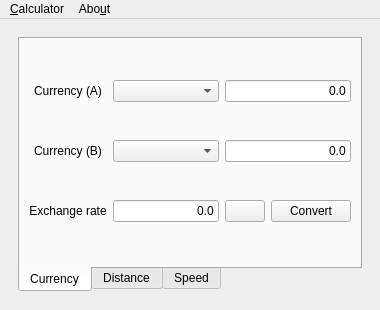
<?xml version="1.0" encoding="UTF-8"?>
<ui version="4.0">
 <class>MainWindow</class>
 <widget class="QMainWindow" name="MainWindow">
  <property name="geometry">
   <rect>
    <x>0</x>
    <y>0</y>
    <width>380</width>
    <height>310</height>
   </rect>
  </property>
  <property name="windowTitle">
   <string>Calculator</string>
  </property>
  <property name="windowIcon">
   <iconset>
    <normaloff>img/calculator.png</normaloff>img/calculator.png</iconset>
  </property>
  <widget class="QWidget" name="centralwidget">
   <property name="minimumSize">
    <size>
     <width>380</width>
     <height>280</height>
    </size>
   </property>
   <layout class="QVBoxLayout" name="verticalLayout">
    <item>
     <widget class="QStackedWidget" name="stackedWidget">
      <property name="currentIndex">
       <number>1</number>
      </property>
      <widget class="QWidget" name="calc_page">
       <layout class="QVBoxLayout" name="verticalLayout_3">
        <item>
         <layout class="QVBoxLayout" name="verticalLayout_2" stretch="1,1">
          <property name="sizeConstraint">
           <enum>QLayout::SetDefaultConstraint</enum>
          </property>
          <item>
           <widget class="QLineEdit" name="le_calc_in">
            <property name="font">
             <font>
              <pointsize>14</pointsize>
             </font>
            </property>
            <property name="inputMask">
             <string/>
            </property>
            <property name="alignment">
             <set>Qt::AlignRight|Qt::AlignTrailing|Qt::AlignVCenter</set>
            </property>
            <property name="clearButtonEnabled">
             <bool>false</bool>
            </property>
           </widget>
          </item>
          <item>
           <layout class="QGridLayout" name="gridLayout" rowstretch="1,1,1,1,1" columnstretch="1,1,1,1">
            <item row="0" column="2">
             <widget class="QPushButton" name="btn_mult">
              <property name="font">
               <font>
                <pointsize>11</pointsize>
               </font>
              </property>
              <property name="text">
               <string>*</string>
              </property>
              <property name="shortcut">
               <string>*</string>
              </property>
             </widget>
            </item>
            <item row="1" column="3">
             <widget class="QPushButton" name="btn_add">
              <property name="font">
               <font>
                <pointsize>11</pointsize>
               </font>
              </property>
              <property name="text">
               <string>+</string>
              </property>
              <property name="shortcut">
               <string>+</string>
              </property>
             </widget>
            </item>
            <item row="3" column="2">
             <widget class="QPushButton" name="btn_three">
              <property name="font">
               <font>
                <pointsize>11</pointsize>
               </font>
              </property>
              <property name="text">
               <string>3</string>
              </property>
              <property name="shortcut">
               <string>3</string>
              </property>
             </widget>
            </item>
            <item row="4" column="0">
             <widget class="QPushButton" name="btn_brackets">
              <property name="font">
               <font>
                <pointsize>11</pointsize>
               </font>
              </property>
              <property name="text">
               <string>(...)</string>
              </property>
             </widget>
            </item>
            <item row="4" column="3">
             <widget class="QPushButton" name="btn_equals">
              <property name="font">
               <font>
                <pointsize>11</pointsize>
               </font>
              </property>
              <property name="text">
               <string>=</string>
              </property>
              <property name="shortcut">
               <string>Enter</string>
              </property>
             </widget>
            </item>
            <item row="2" column="1">
             <widget class="QPushButton" name="btn_five">
              <property name="font">
               <font>
                <pointsize>11</pointsize>
               </font>
              </property>
              <property name="text">
               <string>5</string>
              </property>
              <property name="shortcut">
               <string>5</string>
              </property>
             </widget>
            </item>
            <item row="1" column="1">
             <widget class="QPushButton" name="btn_eigth">
              <property name="font">
               <font>
                <pointsize>11</pointsize>
               </font>
              </property>
              <property name="text">
               <string>8</string>
              </property>
              <property name="shortcut">
               <string>8</string>
              </property>
             </widget>
            </item>
            <item row="0" column="0">
             <widget class="QPushButton" name="btn_ac">
              <property name="font">
               <font>
                <pointsize>12</pointsize>
                <weight>75</weight>
                <bold>true</bold>
               </font>
              </property>
              <property name="toolTip">
               <string>Clears the calculator</string>
              </property>
              <property name="text">
               <string>AC</string>
              </property>
              <property name="shortcut">
               <string>Del</string>
              </property>
             </widget>
            </item>
            <item row="1" column="0">
             <widget class="QPushButton" name="btn_seven">
              <property name="font">
               <font>
                <pointsize>11</pointsize>
               </font>
              </property>
              <property name="text">
               <string>7</string>
              </property>
              <property name="shortcut">
               <string>7</string>
              </property>
             </widget>
            </item>
            <item row="0" column="1">
             <widget class="QPushButton" name="btn_div">
              <property name="font">
               <font>
                <pointsize>11</pointsize>
               </font>
              </property>
              <property name="text">
               <string>/</string>
              </property>
              <property name="shortcut">
               <string>/</string>
              </property>
             </widget>
            </item>
            <item row="0" column="3">
             <widget class="QPushButton" name="btn_sub">
              <property name="font">
               <font>
                <pointsize>11</pointsize>
               </font>
              </property>
              <property name="text">
               <string>-</string>
              </property>
              <property name="shortcut">
               <string>-</string>
              </property>
             </widget>
            </item>
            <item row="3" column="1">
             <widget class="QPushButton" name="btn_two">
              <property name="font">
               <font>
                <pointsize>11</pointsize>
               </font>
              </property>
              <property name="text">
               <string>2</string>
              </property>
              <property name="shortcut">
               <string>2</string>
              </property>
             </widget>
            </item>
            <item row="3" column="0">
             <widget class="QPushButton" name="btn_one">
              <property name="font">
               <font>
                <pointsize>11</pointsize>
               </font>
              </property>
              <property name="text">
               <string>1</string>
              </property>
              <property name="shortcut">
               <string>1</string>
              </property>
             </widget>
            </item>
            <item row="1" column="2">
             <widget class="QPushButton" name="btn_nine">
              <property name="font">
               <font>
                <pointsize>11</pointsize>
               </font>
              </property>
              <property name="text">
               <string>9</string>
              </property>
              <property name="shortcut">
               <string>9</string>
              </property>
             </widget>
            </item>
            <item row="3" column="3">
             <widget class="QPushButton" name="btn_sqrt">
              <property name="font">
               <font>
                <pointsize>11</pointsize>
               </font>
              </property>
              <property name="text">
               <string>sqrt(x)</string>
              </property>
              <property name="shortcut">
               <string>Ctrl+/</string>
              </property>
             </widget>
            </item>
            <item row="2" column="0">
             <widget class="QPushButton" name="btn_four">
              <property name="font">
               <font>
                <pointsize>11</pointsize>
               </font>
              </property>
              <property name="text">
               <string>4</string>
              </property>
              <property name="shortcut">
               <string>4</string>
              </property>
             </widget>
            </item>
            <item row="4" column="1">
             <widget class="QPushButton" name="btn_zero">
              <property name="font">
               <font>
                <pointsize>11</pointsize>
               </font>
              </property>
              <property name="text">
               <string>0</string>
              </property>
              <property name="shortcut">
               <string>0</string>
              </property>
             </widget>
            </item>
            <item row="4" column="2">
             <widget class="QPushButton" name="btn_comma">
              <property name="font">
               <font>
                <pointsize>11</pointsize>
               </font>
              </property>
              <property name="text">
               <string>.</string>
              </property>
              <property name="shortcut">
               <string>., ,</string>
              </property>
             </widget>
            </item>
            <item row="2" column="3">
             <widget class="QPushButton" name="btn_pow">
              <property name="font">
               <font>
                <pointsize>11</pointsize>
               </font>
              </property>
              <property name="text">
               <string>**</string>
              </property>
              <property name="shortcut">
               <string>Ctrl+*</string>
              </property>
             </widget>
            </item>
            <item row="2" column="2">
             <widget class="QPushButton" name="btn_six">
              <property name="font">
               <font>
                <pointsize>11</pointsize>
               </font>
              </property>
              <property name="text">
               <string>6</string>
              </property>
              <property name="shortcut">
               <string>6</string>
              </property>
             </widget>
            </item>
           </layout>
          </item>
         </layout>
        </item>
       </layout>
      </widget>
      <widget class="QWidget" name="conv_page">
       <layout class="QVBoxLayout" name="verticalLayout_4">
        <item>
         <widget class="QTabWidget" name="tabWidget">
          <property name="tabPosition">
           <enum>QTabWidget::South</enum>
          </property>
          <property name="tabShape">
           <enum>QTabWidget::Rounded</enum>
          </property>
          <property name="currentIndex">
           <number>0</number>
          </property>
          <widget class="QWidget" name="currency_tab">
           <attribute name="title">
            <string>Currency</string>
           </attribute>
           <layout class="QHBoxLayout" name="horizontalLayout_2">
            <item>
             <layout class="QGridLayout" name="gridLayout_2" columnstretch="0,0,1">
              <item row="0" column="0">
               <widget class="QLabel" name="lbl_curr_a">
                <property name="text">
                 <string>Currency (A)</string>
                </property>
                <property name="alignment">
                 <set>Qt::AlignCenter</set>
                </property>
               </widget>
              </item>
              <item row="0" column="1">
               <widget class="QComboBox" name="cmb_curr_a"/>
              </item>
              <item row="0" column="2">
               <widget class="QLineEdit" name="le_curr_a">
                <property name="text">
                 <string>0.0</string>
                </property>
                <property name="alignment">
                 <set>Qt::AlignRight|Qt::AlignTrailing|Qt::AlignVCenter</set>
                </property>
               </widget>
              </item>
              <item row="1" column="0">
               <widget class="QLabel" name="lbl_curr_b">
                <property name="text">
                 <string>Currency (B)</string>
                </property>
                <property name="alignment">
                 <set>Qt::AlignCenter</set>
                </property>
               </widget>
              </item>
              <item row="1" column="1">
               <widget class="QComboBox" name="cmb_curr_b"/>
              </item>
              <item row="1" column="2">
               <widget class="QLineEdit" name="le_curr_b">
                <property name="text">
                 <string>0.0</string>
                </property>
                <property name="alignment">
                 <set>Qt::AlignRight|Qt::AlignTrailing|Qt::AlignVCenter</set>
                </property>
               </widget>
              </item>
              <item row="2" column="0">
               <widget class="QLabel" name="lbl_exchange">
                <property name="text">
                 <string>Exchange rate</string>
                </property>
                <property name="alignment">
                 <set>Qt::AlignCenter</set>
                </property>
               </widget>
              </item>
              <item row="2" column="1">
               <widget class="QLineEdit" name="le_exchange">
                <property name="text">
                 <string>0.0</string>
                </property>
                <property name="alignment">
                 <set>Qt::AlignRight|Qt::AlignTrailing|Qt::AlignVCenter</set>
                </property>
                <property name="readOnly">
                 <bool>true</bool>
                </property>
               </widget>
              </item>
              <item row="2" column="2">
               <layout class="QHBoxLayout" name="horizontalLayout">
                <item>
                 <widget class="QPushButton" name="btn_refresh">
                  <property name="toolTip">
                   <string>&lt;html&gt;&lt;head/&gt;&lt;body&gt;&lt;p&gt;Attempts to refresh the currency exchange rates from a web service&lt;/p&gt;&lt;/body&gt;&lt;/html&gt;</string>
                  </property>
                  <property name="text">
                   <string/>
                  </property>
                  <property name="icon">
                   <iconset>
                    <normaloff>img/sync.png</normaloff>img/sync.png</iconset>
                  </property>
                  <property name="iconSize">
                   <size>
                    <width>24</width>
                    <height>24</height>
                   </size>
                  </property>
                  <property name="shortcut">
                   <string>F5</string>
                  </property>
                 </widget>
                </item>
                <item>
                 <widget class="QPushButton" name="btn_convert">
                  <property name="toolTip">
                   <string>Convert Currency (A) Value to Currency (B)</string>
                  </property>
                  <property name="text">
                   <string>Convert</string>
                  </property>
                  <property name="shortcut">
                   <string>Enter</string>
                  </property>
                 </widget>
                </item>
               </layout>
              </item>
             </layout>
            </item>
           </layout>
          </widget>
          <widget class="QWidget" name="distance_tab">
           <attribute name="title">
            <string>Distance</string>
           </attribute>
           <layout class="QHBoxLayout" name="horizontalLayout_3">
            <item>
             <layout class="QGridLayout" name="gridLayout_3" columnstretch="0,0,1">
              <item row="0" column="0">
               <widget class="QLabel" name="lbl_dist_a">
                <property name="text">
                 <string>Distance (A)</string>
                </property>
                <property name="alignment">
                 <set>Qt::AlignCenter</set>
                </property>
               </widget>
              </item>
              <item row="0" column="1">
               <widget class="QComboBox" name="cmb_dist_a"/>
              </item>
              <item row="0" column="2">
               <widget class="QLineEdit" name="le_dist_a">
                <property name="text">
                 <string>0.0</string>
                </property>
                <property name="alignment">
                 <set>Qt::AlignRight|Qt::AlignTrailing|Qt::AlignVCenter</set>
                </property>
               </widget>
              </item>
              <item row="1" column="0">
               <widget class="QLabel" name="lbl_dist_b">
                <property name="text">
                 <string>Distance (B)</string>
                </property>
                <property name="alignment">
                 <set>Qt::AlignCenter</set>
                </property>
               </widget>
              </item>
              <item row="1" column="1">
               <widget class="QComboBox" name="cmb_dist_b"/>
              </item>
              <item row="1" column="2">
               <widget class="QLineEdit" name="le_dist_b">
                <property name="text">
                 <string>0.0</string>
                </property>
                <property name="alignment">
                 <set>Qt::AlignRight|Qt::AlignTrailing|Qt::AlignVCenter</set>
                </property>
               </widget>
              </item>
             </layout>
            </item>
           </layout>
          </widget>
          <widget class="QWidget" name="speed_tab">
           <attribute name="title">
            <string>Speed</string>
           </attribute>
           <layout class="QHBoxLayout" name="horizontalLayout_4">
            <item>
             <layout class="QGridLayout" name="gridLayout_4">
              <item row="0" column="0">
               <widget class="QLabel" name="lbl_speed_a">
                <property name="text">
                 <string>Spped (A)</string>
                </property>
                <property name="alignment">
                 <set>Qt::AlignCenter</set>
                </property>
               </widget>
              </item>
              <item row="0" column="1">
               <widget class="QComboBox" name="cmb_speed_a"/>
              </item>
              <item row="0" column="2">
               <widget class="QLineEdit" name="le_speed_a">
                <property name="text">
                 <string>0.0</string>
                </property>
                <property name="alignment">
                 <set>Qt::AlignRight|Qt::AlignTrailing|Qt::AlignVCenter</set>
                </property>
               </widget>
              </item>
              <item row="1" column="0">
               <widget class="QLabel" name="lbl_speed_b">
                <property name="text">
                 <string>Speed (B)</string>
                </property>
                <property name="alignment">
                 <set>Qt::AlignCenter</set>
                </property>
               </widget>
              </item>
              <item row="1" column="1">
               <widget class="QComboBox" name="cmb_speed_b"/>
              </item>
              <item row="1" column="2">
               <widget class="QLineEdit" name="le_speed_b">
                <property name="text">
                 <string>0.0</string>
                </property>
                <property name="alignment">
                 <set>Qt::AlignRight|Qt::AlignTrailing|Qt::AlignVCenter</set>
                </property>
               </widget>
              </item>
             </layout>
            </item>
           </layout>
          </widget>
         </widget>
        </item>
       </layout>
      </widget>
     </widget>
    </item>
   </layout>
  </widget>
  <widget class="QMenuBar" name="menubar">
   <property name="geometry">
    <rect>
     <x>0</x>
     <y>0</y>
     <width>380</width>
     <height>30</height>
    </rect>
   </property>
   <widget class="QMenu" name="menuCalculator">
    <property name="title">
     <string>&amp;Calculator</string>
    </property>
    <widget class="QMenu" name="menuView">
     <property name="title">
      <string>&amp;View</string>
     </property>
     <addaction name="actionCalculator"/>
     <addaction name="actionConverter"/>
    </widget>
    <addaction name="menuView"/>
    <addaction name="separator"/>
    <addaction name="actionQuit"/>
   </widget>
   <widget class="QMenu" name="menuAbout">
    <property name="title">
     <string>Abo&amp;ut</string>
    </property>
    <addaction name="actionAbout"/>
   </widget>
   <addaction name="menuCalculator"/>
   <addaction name="menuAbout"/>
  </widget>
  <action name="actionQuit">
   <property name="text">
    <string>&amp;Quit</string>
   </property>
   <property name="shortcut">
    <string>Ctrl+Q</string>
   </property>
  </action>
  <action name="actionCalculator">
   <property name="text">
    <string>&amp;Calculator</string>
   </property>
   <property name="shortcut">
    <string>Ctrl+Shift+C</string>
   </property>
  </action>
  <action name="actionConverter">
   <property name="text">
    <string>C&amp;onverter</string>
   </property>
   <property name="shortcut">
    <string>Ctrl+Shift+V</string>
   </property>
  </action>
  <action name="actionAbout">
   <property name="text">
    <string>&amp;About</string>
   </property>
   <property name="shortcut">
    <string>F1</string>
   </property>
  </action>
 </widget>
 <resources/>
 <connections>
  <connection>
   <sender>actionQuit</sender>
   <signal>triggered()</signal>
   <receiver>MainWindow</receiver>
   <slot>close()</slot>
   <hints>
    <hint type="sourcelabel">
     <x>-1</x>
     <y>-1</y>
    </hint>
    <hint type="destinationlabel">
     <x>189</x>
     <y>154</y>
    </hint>
   </hints>
  </connection>
 </connections>
</ui>
